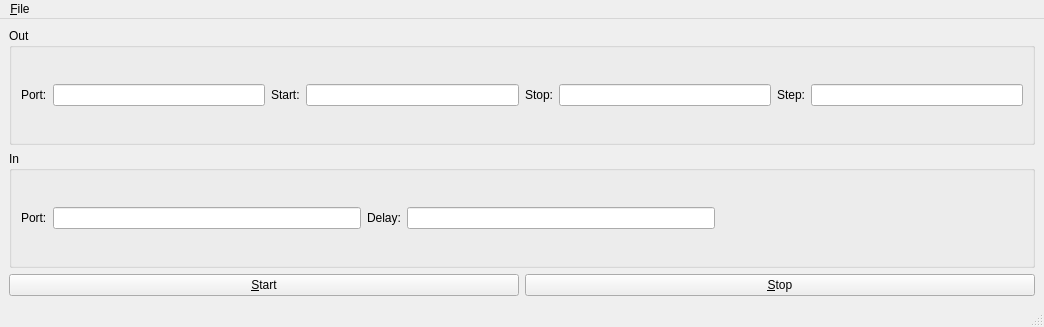
<?xml version="1.0" encoding="UTF-8"?>
<ui version="4.0">
 <class>MainWindow</class>
 <widget class="QMainWindow" name="MainWindow">
  <property name="geometry">
   <rect>
    <x>0</x>
    <y>0</y>
    <width>1044</width>
    <height>327</height>
   </rect>
  </property>
  <property name="windowTitle">
   <string>MainWindow</string>
  </property>
  <widget class="QWidget" name="centralwidget">
   <layout class="QVBoxLayout" name="verticalLayout">
    <item>
     <widget class="QGroupBox" name="groupBox">
      <property name="sizePolicy">
       <sizepolicy hsizetype="Minimum" vsizetype="Preferred">
        <horstretch>0</horstretch>
        <verstretch>0</verstretch>
       </sizepolicy>
      </property>
      <property name="title">
       <string>Out</string>
      </property>
      <layout class="QGridLayout" name="gridLayout">
       <item row="1" column="6">
        <widget class="QLabel" name="label_4">
         <property name="text">
          <string>Step:</string>
         </property>
        </widget>
       </item>
       <item row="1" column="7">
        <widget class="QLineEdit" name="outStepLine"/>
       </item>
       <item row="1" column="5">
        <widget class="QLineEdit" name="outStopLine"/>
       </item>
       <item row="1" column="4">
        <widget class="QLabel" name="label_3">
         <property name="text">
          <string>Stop:</string>
         </property>
        </widget>
       </item>
       <item row="1" column="0">
        <widget class="QLabel" name="label">
         <property name="text">
          <string>Port:</string>
         </property>
        </widget>
       </item>
       <item row="1" column="1">
        <widget class="QLineEdit" name="outChannelLine">
         <property name="sizePolicy">
          <sizepolicy hsizetype="Expanding" vsizetype="Fixed">
           <horstretch>0</horstretch>
           <verstretch>0</verstretch>
          </sizepolicy>
         </property>
         <property name="minimumSize">
          <size>
           <width>0</width>
           <height>0</height>
          </size>
         </property>
         <property name="maxLength">
          <number>2</number>
         </property>
        </widget>
       </item>
       <item row="1" column="3">
        <widget class="QLineEdit" name="outStartLine"/>
       </item>
       <item row="1" column="2">
        <widget class="QLabel" name="label_2">
         <property name="text">
          <string>Start:</string>
         </property>
        </widget>
       </item>
      </layout>
     </widget>
    </item>
    <item>
     <widget class="QGroupBox" name="groupBox_2">
      <property name="title">
       <string>In</string>
      </property>
      <layout class="QGridLayout" name="gridLayout_2">
       <item row="0" column="1">
        <widget class="QLineEdit" name="inChannelLine">
         <property name="sizePolicy">
          <sizepolicy hsizetype="Expanding" vsizetype="Fixed">
           <horstretch>0</horstretch>
           <verstretch>0</verstretch>
          </sizepolicy>
         </property>
         <property name="minimumSize">
          <size>
           <width>0</width>
           <height>0</height>
          </size>
         </property>
         <property name="maxLength">
          <number>2</number>
         </property>
        </widget>
       </item>
       <item row="0" column="0">
        <widget class="QLabel" name="label_5">
         <property name="text">
          <string>Port:</string>
         </property>
        </widget>
       </item>
       <item row="0" column="2">
        <widget class="QLabel" name="label_6">
         <property name="text">
          <string>Delay:</string>
         </property>
        </widget>
       </item>
       <item row="0" column="3">
        <widget class="QLineEdit" name="inDelayLine"/>
       </item>
       <item row="0" column="4">
        <spacer name="horizontalSpacer">
         <property name="orientation">
          <enum>Qt::Horizontal</enum>
         </property>
         <property name="sizeHint" stdset="0">
          <size>
           <width>40</width>
           <height>20</height>
          </size>
         </property>
        </spacer>
       </item>
      </layout>
     </widget>
    </item>
    <item>
     <layout class="QHBoxLayout" name="horizontalLayout">
      <item>
       <widget class="QPushButton" name="startButton">
        <property name="text">
         <string>&amp;Start</string>
        </property>
       </widget>
      </item>
      <item>
       <widget class="QPushButton" name="stopButton">
        <property name="text">
         <string>&amp;Stop</string>
        </property>
       </widget>
      </item>
     </layout>
    </item>
   </layout>
  </widget>
  <widget class="QMenuBar" name="menubar">
   <property name="geometry">
    <rect>
     <x>0</x>
     <y>0</y>
     <width>1044</width>
     <height>26</height>
    </rect>
   </property>
   <widget class="QMenu" name="menuFile">
    <property name="title">
     <string>&amp;File</string>
    </property>
    <addaction name="action_Save"/>
   </widget>
   <addaction name="menuFile"/>
  </widget>
  <widget class="QStatusBar" name="statusbar"/>
  <action name="action_Save">
   <property name="text">
    <string>&amp;Save</string>
   </property>
   <property name="shortcut">
    <string>Ctrl+S</string>
   </property>
  </action>
 </widget>
 <tabstops>
  <tabstop>outChannelLine</tabstop>
  <tabstop>outStartLine</tabstop>
  <tabstop>outStopLine</tabstop>
  <tabstop>outStepLine</tabstop>
  <tabstop>inChannelLine</tabstop>
  <tabstop>inDelayLine</tabstop>
 </tabstops>
 <resources/>
 <connections/>
</ui>
